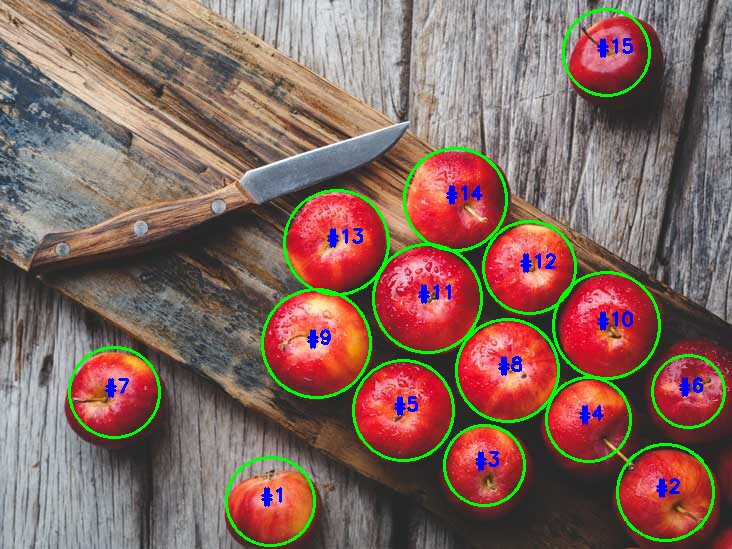
#> input picture pic2.png, 732 x 549 px
$ python approach_2.py --image pic2.png
#> lines starting #> are read from the running program, lines starting #| are printed output that depends on the picture; after the words box and inside, x2 and y2 are one past the last pixel; in counts of white or black regions, pixels touching at a corner belong together
import cv2
import numpy as np
import argparse

# Defining the color ranges to be filtered.
# The following ranges should be used on HSV domain image.
low_apple_red = (160.0, 153.0, 153.0)
high_apple_red = (180.0, 255.0, 255.0)
low_apple_raw = (0.0, 150.0, 150.0)
high_apple_raw = (15.0, 255.0, 255.0)

ap = argparse.ArgumentParser()
ap.add_argument("-i","--image", required=True, help="Path to input image")
args = vars(ap.parse_args())

image_bgr = cv2.imread(args['image'])
#> image_bgr is the input picture: shape (549, 732, 3); mean B, G, R 93.3, 102.1, 132.8
image = image_bgr.copy()
image_hsv = cv2.cvtColor(image_bgr, cv2.COLOR_BGR2HSV)
#> image_hsv: shape (549, 732, 3); mean H, S, V 73.7, 86.1, 145.4

mask_red = cv2.inRange(image_hsv,low_apple_red, high_apple_red)
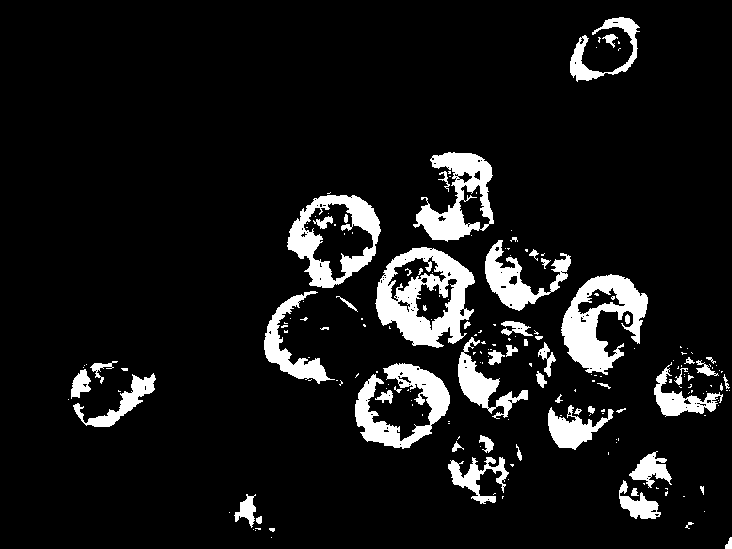
#> mask_red: shape (549, 732); 9.2% white; 197 white regions (141 under 20 px), largest, box (x1, y1, x2, y2) and area: (375, 247, 475, 348) 5237, (561, 274, 648, 375) 4262, (287, 195, 381, 288) 3476
mask_raw = cv2.inRange(image_hsv,low_apple_raw, high_apple_raw)
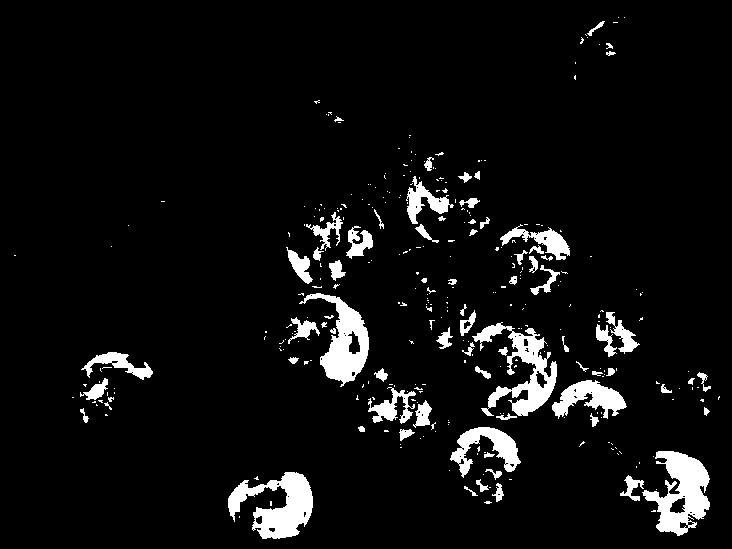
#> mask_raw: shape (549, 732); 6.2% white; 323 white regions (247 under 20 px), largest, box (x1, y1, x2, y2) and area: (642, 451, 710, 536) 3015, (228, 472, 313, 539) 2978, (472, 322, 557, 416) 2795

mask = mask_red + mask_raw
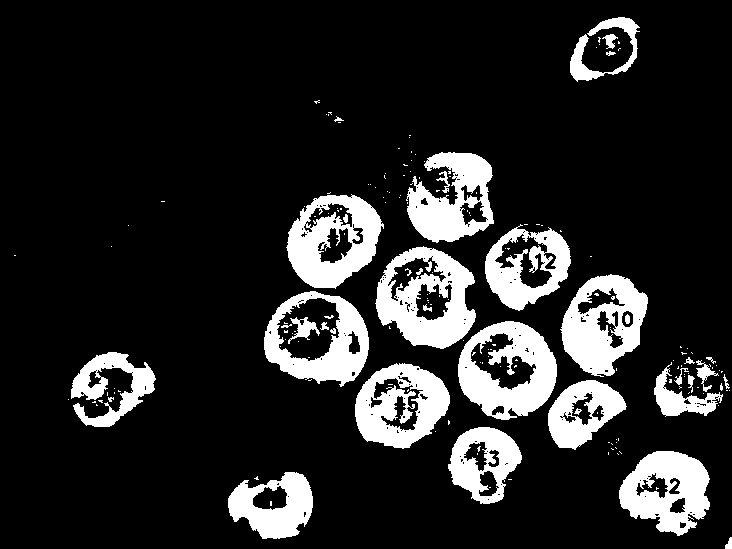
#> mask: shape (549, 732); 15.4% white; 185 white regions (147 under 20 px)


cnts,_ = cv2.findContours(mask.copy(), cv2.RETR_EXTERNAL,
		cv2.CHAIN_APPROX_SIMPLE)
#> cnts = 125 contours, 102 with area under 20; largest, box (x1, y1, x2, y2) and area: (264, 291, 369, 387) 7392, (375, 246, 476, 349) 7384, (458, 321, 557, 420) 7253, (286, 194, 384, 289) 6522, (560, 274, 648, 377) 6108
c_num=0
for i,c in enumerate(cnts):
    # draw a circle enclosing the object
    ((x, y), r) = cv2.minEnclosingCircle(c)
    if r>34:
        c_num+=1
        cv2.circle(image, (int(x), int(y)), int(r), (0, 255, 0), 2)
        cv2.putText(image, "#{}".format(c_num), (int(x) - 10, int(y)),
            cv2.FONT_HERSHEY_SIMPLEX, 0.6, (255, 0, 0), 2)
    else:
        continue
#> this loop made 125 passes
#> (x, y, r) on passes 1, 3, 4, 7, 12, 14, 16, 17, 19, 21, 22, 23: (728, 542.5, 6.27), (256.1, 478, 2.14), (270.1, 501.1, 42.48), (665, 491.6, 46.4), (616, 442, 0.0001), (616, 439, 0.0001), (435, 431, 0.0001), (483.9, 464.9, 38.48), (718, 405, 0.0001), (93.5, 401.5, 1.58), (100, 401, 2.24), (68, 399, 0.0001)
#> (c, x, y, r) on passes 2, 5, 6, 8, 9, 10: ([[508, 479], [511, 479]], 509.5, 479, 1.5), ([[617, 453], [618, 454]], 617.5, 453.5, 0.707), ([[608, 452], [608, 454]], 608, 453, 1), ([[619, 451], [621, 453]], 620, 452, 1.41), ([[611, 448], [612, 449], [613, 449], [612, 449]], 612, 448.5, 1.12), ([[615, 447], [616, 448]], 615.5, 447.5, 0.707)
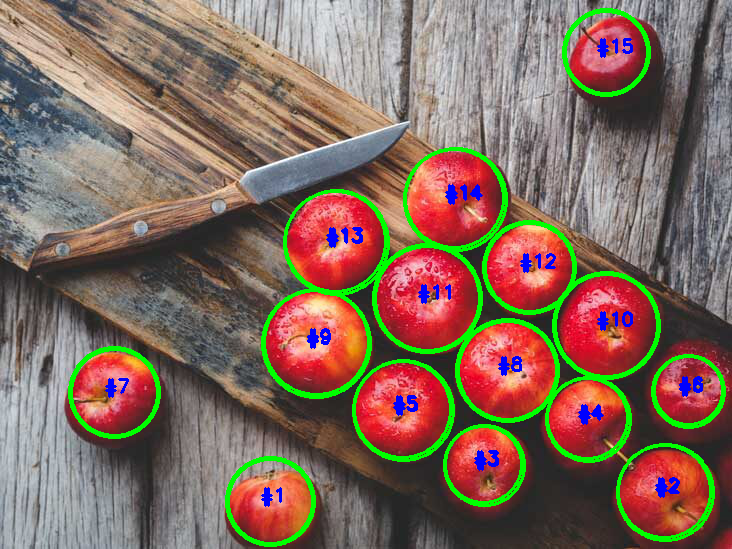
#> image: shape (549, 732, 3); 2.13% of pixels changed, all inside (x1, y1, x2, y2) = (71, 11, 723, 544)
#> after the loop, c_num = 15

cv2.imshow("Original image", image_bgr)
cv2.imshow("Detected Apples", image)
cv2.imshow("HSV Image", image_hsv)
cv2.imshow("Mask image", mask)
cv2.waitKey(0)
cv2.imwrite("image6.png", image_bgr)
cv2.imwrite("pic6.png", image)
cv2.imwrite("hsv.png", image_hsv)
cv2.imwrite("mask.png", mask)

$ run again, on a2.jpg
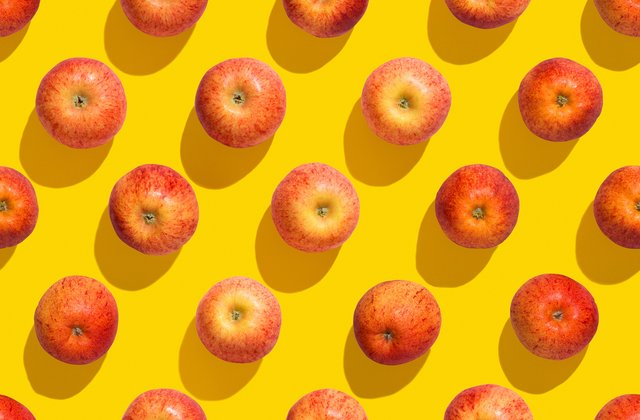
#> input picture a2.jpg, 640 x 420 px
#> image_bgr is the input picture: shape (420, 640, 3); mean B, G, R 19.3, 161.3, 232.4
#> image_hsv: shape (420, 640, 3); mean H, S, V 19.4, 233.5, 232.4
#> `mask_red = cv2.inRange(image_hsv,low_apple_red, high_apple_red)`:
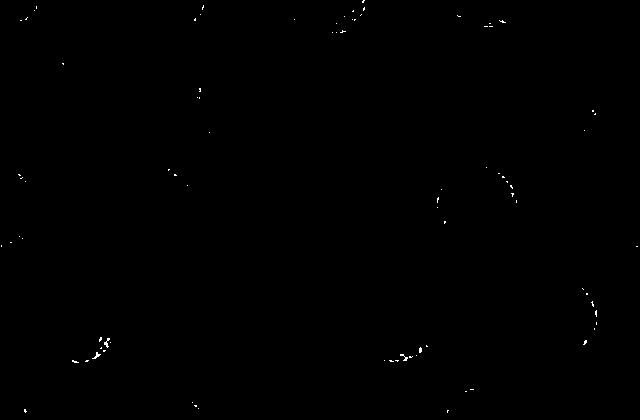
#> mask_red: shape (420, 640); 0.14% white in thin lines or dots
#> mask_raw: shape (420, 640); 27.6% white; 129 white regions (102 under 20 px), largest, box (x1, y1, x2, y2) and area: (510, 274, 599, 361) 5804, (36, 58, 127, 149) 5788, (34, 276, 118, 365) 5611
#> mask: shape (420, 640); 27.8% white; 129 white regions (102 under 20 px)
#> cnts = 125 contours, 101 with area under 20; largest, box (x1, y1, x2, y2) and area: (36, 58, 127, 149) 6370, (195, 58, 286, 149) 6250, (108, 164, 198, 256) 5919, (510, 274, 599, 361) 5812, (34, 276, 118, 365) 5716
#> the loop `for i,c in enumerate(cnts):` made 125 passes
#> (x, y, r) on passes 1, 4, 5, 7, 8, 9, 10, 11: (494, 417.6, 3.3), (617, 406.5, 25.3), (17.5, 406.5, 21.51), (326.5, 418, 40.51), (163.5, 417, 41.55), (487.5, 416.5, 43.57), (377.5, 362.5, 1.58), (374, 361, 0.0001)
#> after the loop `for i,c in enumerate(cnts):`:
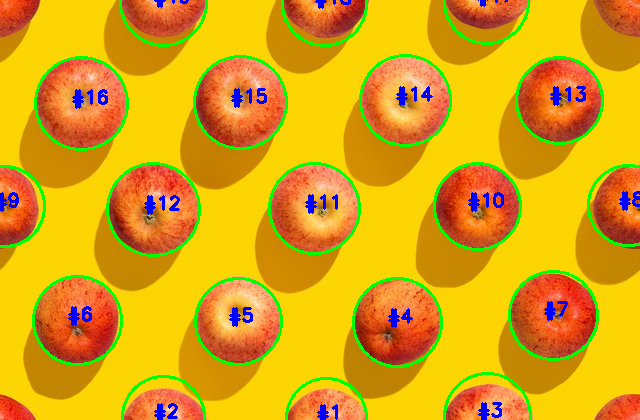
#> image: shape (420, 640, 3); 6.2% of pixels changed, all inside (x1, y1, x2, y2) = (0, 0, 640, 420)
#> after the loop `for i,c in enumerate(cnts):`: c_num = 19
